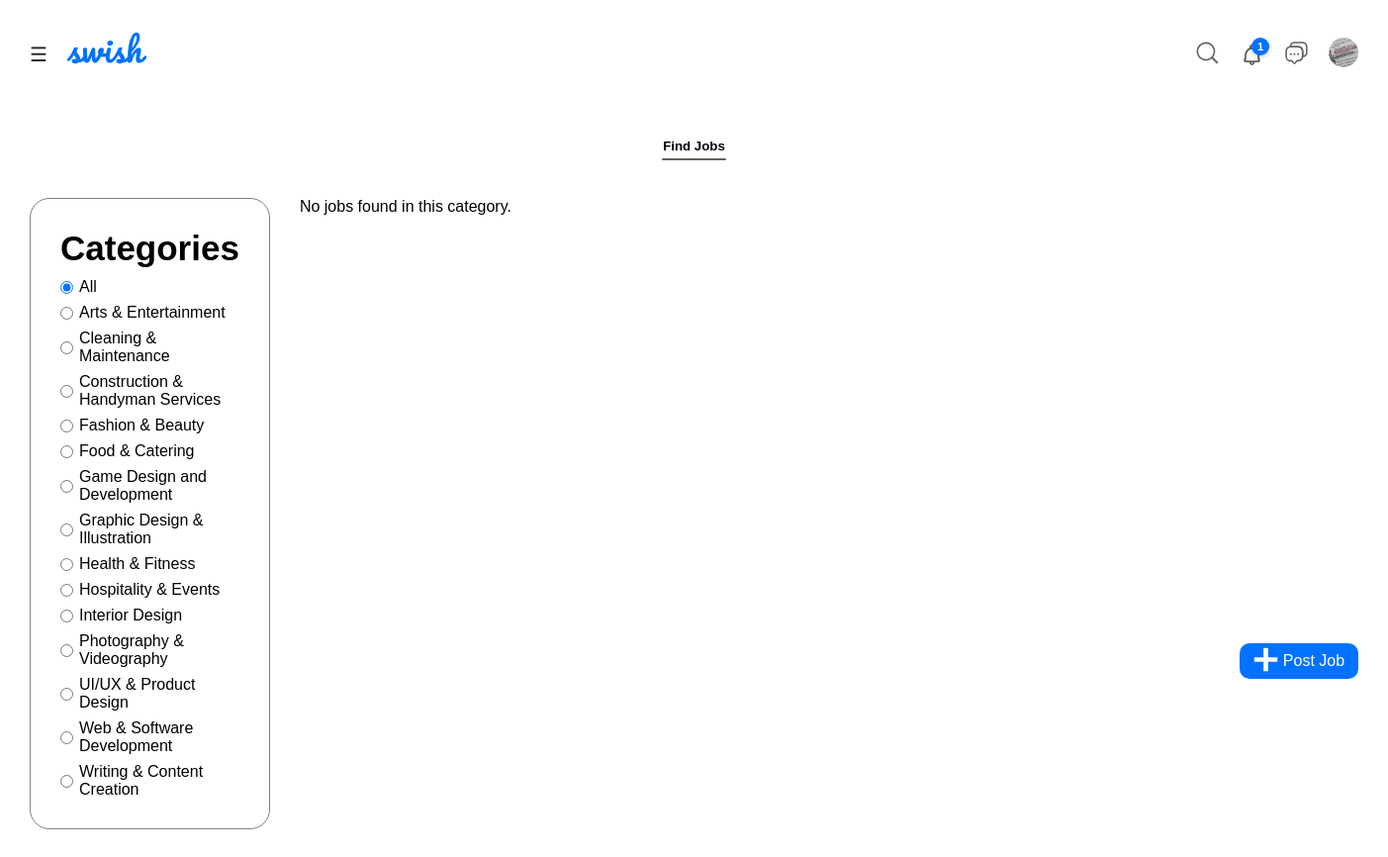
/find_jobs/ (signed in), run on an earlier commit of the app's database.
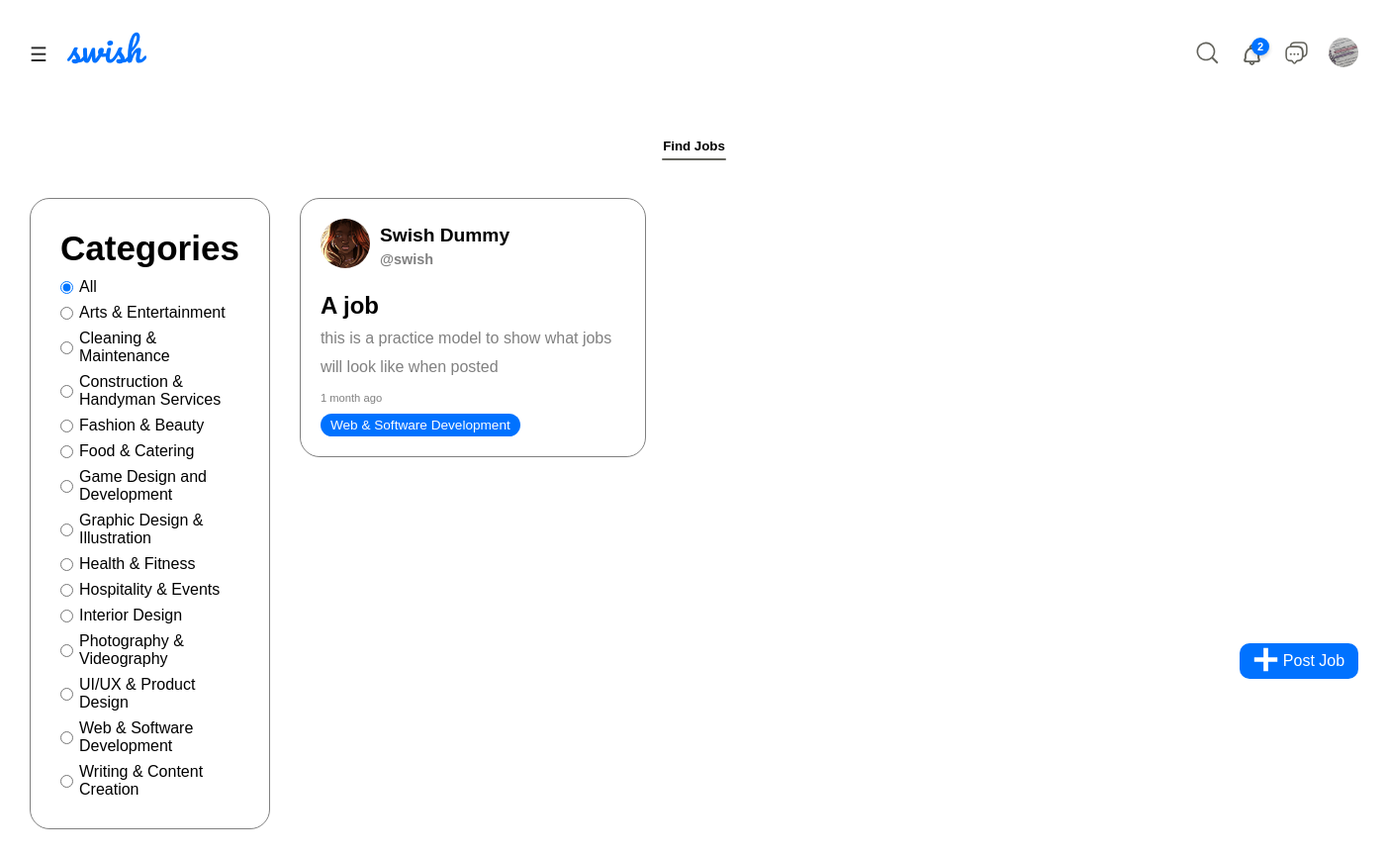
And on a later commit of the database.
### swishapp/models.py (models this page shows, shortened)
class Category(models.Model):
    name = models.CharField(max_length=50, unique=True)
    slug = models.SlugField(max_length=50, unique=True)
    image = models.ImageField(upload_to='categories/', blank=True, null=True)
    class Meta:
        verbose_name_plural = "Categories"
        ordering = ['name']

class Job(models.Model):
    title = models.CharField(max_length=225)
    description = models.TextField()
    email = models.EmailField()  # ✅ Add this
    created_at = models.DateTimeField(auto_now_add=True)
    user = models.ForeignKey(User, on_delete=models.CASCADE)
    categories = models.ManyToManyField(Category, blank=True)

class Profile(models.Model):
    user = models.OneToOneField(User, on_delete=models.CASCADE)
    bio = models.TextField(max_length=500, blank=True)
    profile_picture = models.ImageField(
        upload_to='profile_pics/',
        default='profile_pics/default.jpg'
    )
    phone = models.CharField(max_length=20, blank=True)
    twitter = models.URLField(blank=True)
    instagram = models.URLField(blank=True)

### swishapp/views.py (the view)
# urls.py: path('find_jobs/', views.find_jobs, name='find_jobs'),
@no_cache
@login_required(login_url='login')
def find_jobs(request):
    selected_category = request.GET.get('category', 'all')
    categories = Category.objects.all()
    if selected_category == 'all' or not selected_category:
        jobs = Job.objects.all()
    else:
        jobs = Job.objects.filter(categories__slug=selected_category)
    context = {
        'categories': categories,
        'jobs': jobs,
        'selected_category': selected_category,
    }
    return render(request, 'find_jobs.html', context)

### swishapp/context_processors.py (called while the page is built)
def unread_messages(request):
    if request.user.is_authenticated:
        unread_count = 0
        conversations = Conversation.objects.filter(participants=request.user)
        for conv in conversations:
            unread_count += conv.messages.filter(
                is_read=False
            ).exclude(sender=request.user).count()
        return {'unread_messages_count': unread_count}
    return {'unread_messages_count': 0}

def unread_notifications(request):
    if request.user.is_authenticated:
        notifications = Notification.objects.filter(
            recipient=request.user
        ).select_related('sender', 'sender__profile', 'post')[:20]  # Get 20 most recent
        unread_count = Notification.objects.filter(
            recipient=request.user,
            is_read=False
        ).count()
        return {
            'unread_notifications_count': unread_count,
            'notifications': notifications
        }
    return {
        'unread_notifications_count': 0,
        'notifications': []
    }

### templates/find_jobs.html (shortened to what the changed rows need)
{% load static %}
<!DOCTYPE html>
<html lang="en">
<head>
    <link rel="stylesheet" href="/static/Css/find_jobs.css">
</head>
<body class="dark-mode">
    <div class="entire-header">
        <div class="menu-bar">
            <div class="right-side">
                               <div class="notification-icon" onclick="toggleNotifications(this)">
                               <div class="icon">
                        <img src="/static/images/notifications-svgrepo-com.svg" alt="">
                        {% if unread_notifications_count > 0 %}
                            <span class="notification-badge">{{ unread_notifications_count }}</span>
                        {% endif %}
                    </div>
                </div>
            </div>
        </div>
    </div>
    <div class="entire-jobs-page">
        <div class="job-post-cat">
            <form method="GET" class="job-cat-form" id="categoryForm" action="{% url 'find_jobs' %}">
                <div class="category-options">
                    <label class="category-btn {% if selected_category == 'all' or not selected_category %}active{% endif %}">
                        <input type="radio" name="category" value="all"
                            {% if selected_category == "all" or not selected_category %}checked{% endif %}>
                        All
                    </label>
                    {% for category in categories %}
                    <label class="category-btn {% if selected_category == category.slug %}active{% endif %}">
                        <input type="radio" name="category" value="{{ category.slug }}"
                            {% if selected_category == category.slug %}checked{% endif %}>
                        {{ category.name }}
                    </label>
                    {% endfor %}
                </div>
            </form>
        </div>
        <div class="job-post-grid">
           {% for job in jobs %}
            <div class="job-card" data-email="{{ job.user.email }}" data-description="{{ job.description|escapejs }}">
                <div class="hirer-profile">
                    <div class="hirer-icon">
                        {% if job.user.profile.profile_picture %}
                            <img src="{{ job.user.profile.profile_picture.url }}" alt="Profile Picture">
                        {% else %}
                            <img src="{% static 'images/default.jpeg' %}" alt="Default Profile Picture">
                        {% endif %}
                    </div>
                    <div class="hirer-details">
                        <h1 class="hirer-name">
                            <a href="{% url 'user_profile' username=job.user.username %}">
                                {{ job.user.get_full_name|default:job.user.username }}
                            </a>
                        </h1>
                        <h4 class="hirer-username">
                            <a href="{% url 'user_profile' username=job.user.username %}">
                                @{{ job.user.username }}
                            </a>
                        </h4>
                    </div>
                </div>
                <div class="job-title">
                    <h1>{{ job.title }}</h1>
                </div>
                <div class="job-paragraph">
                    <p>{{ job.description|truncatewords:25 }}</p>
                </div>
                <div class="job-date">
                    <p>{{ job.created_at|timesince }} ago</p>
                </div>
                <div class="job-cats">
                    {% for cat in job.categories.all %}
                        <span>{{ cat.name }}</span>
                    {% endfor %}
                </div>
            </div>
            {% empty %}
                <p>No jobs found in this category.</p>
            {% endfor %}
            <div class="create-job-btn">
                <div class="plus-icon">
                </div>
                <a href="#" id="postJobBtn">Post Job</a>
            </div>
            <div id="jobList"></div>
        </div>
    </div>
</body>
</html>

What changed in the data, as far as the page shows it:
added Job: user.profile.profile_picture (picture), user.get_full_name "Swish Dummy", user.username "swish", title "A job", description "this is a practice model to show what jobs will look like when posted", created_at "1 month", Category (name "Web & Software Development")
Also different on the page:
{{ unread_notifications_count }}: "1" → "2"
text no longer shown: "No jobs found in this category."
